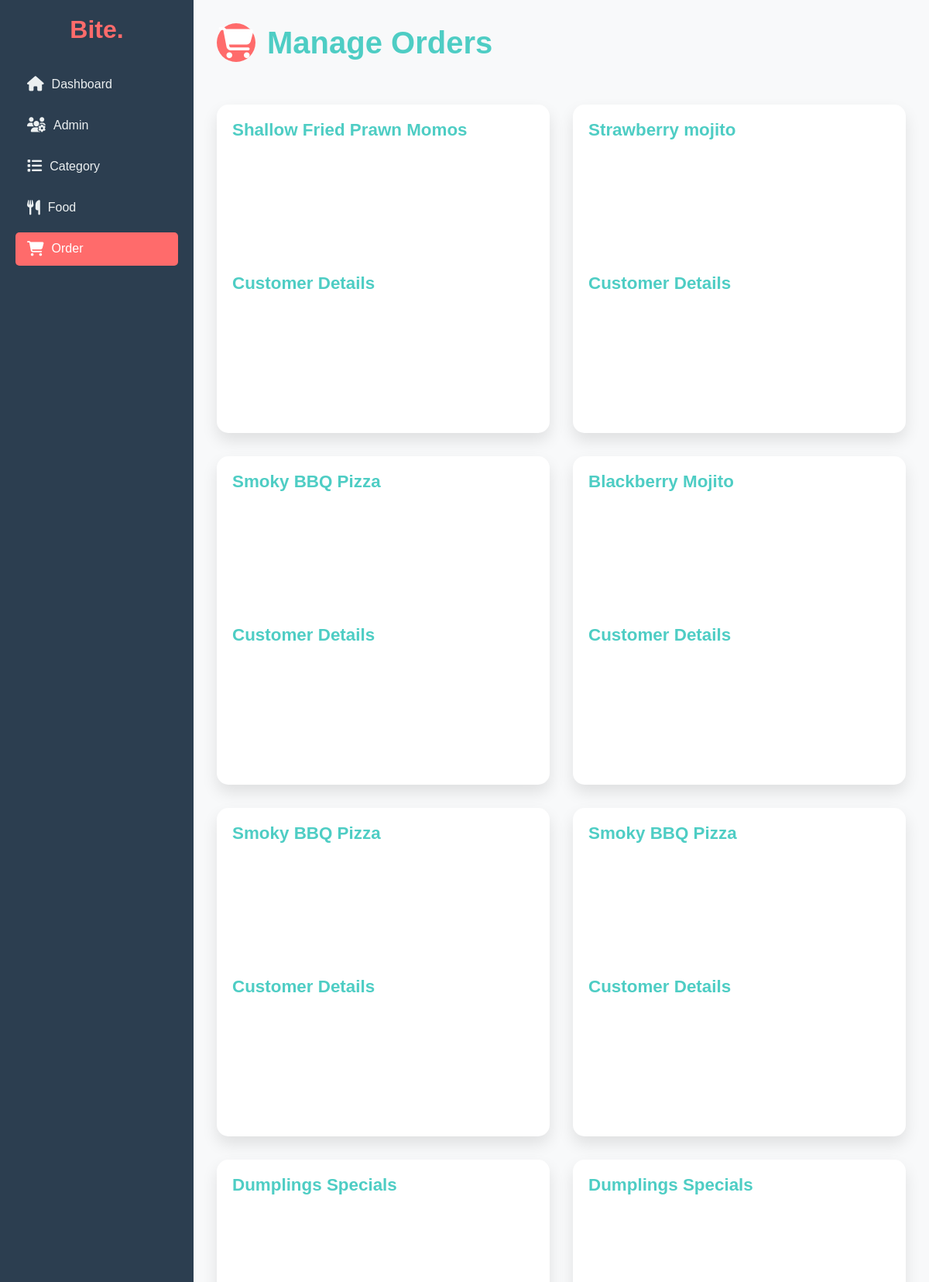
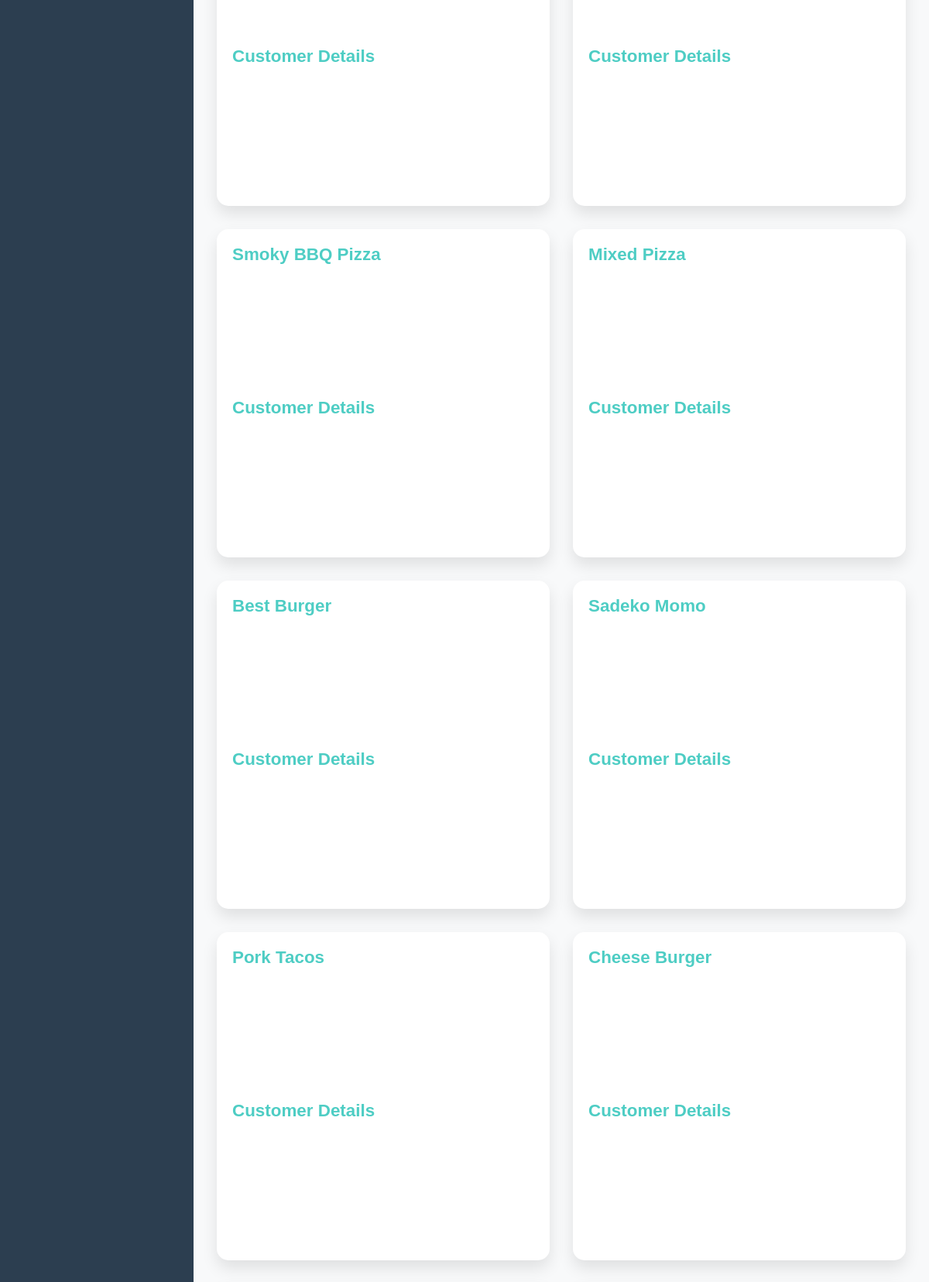
Page /admin/manage-order.php (signed in, upper part) on the committed database (2 pictures, top to bottom).
### tables this page shows
CREATE TABLE `tbl_order` (
  `id` int(10) UNSIGNED NOT NULL,
  `food` varchar(150) NOT NULL,
  `price` decimal(10,2) NOT NULL,
  `qty` int(11) NOT NULL,
  `total` decimal(10,2) NOT NULL,
  `order_date` datetime NOT NULL,
  `status` varchar(50) NOT NULL,
  `customer_name` varchar(150) NOT NULL,
  `customer_contact` varchar(20) NOT NULL,
  `customer_email` varchar(150) NOT NULL,
  `customer_address` varchar(255) NOT NULL
);

### admin/manage-order.php (the view, shortened to what this page needs)
<?php include('partials/menu.php'); ?>
<div class="dashboard-container">
    <div class="sidebar">
        <div class="logo">
        <h1>Bite.</h1>
        </div>
        <nav>
            <a href="index.php"><i class="fas fa-home"></i> <span>Dashboard</span></a>
            <a href="manage-admin.php"><i class="fas fa-users-cog"></i> <span>Admin</span></a>
            <a href="manage-category.php"><i class="fas fa-list"></i> <span>Category</span></a>
            <a href="manage-food.php"><i class="fas fa-utensils"></i> <span>Food</span></a>
            <a href="manage-order.php" class="active"><i class="fas fa-shopping-cart"></i> <span>Order</span></a>
        </nav>
    </div>
    <div class="main-content">
        <h1 class="dashboard-title">
            <span class="title-icon"><i class="fas fa-shopping-cart"></i></span>
            Manage Orders
        </h1>
        <div class="admin-actions">
        </div>
        <div class="order-grid">
            <?php
                $sql = "SELECT * FROM tbl_order ORDER BY id DESC";
                $res = mysqli_query($conn, $sql);
                $count = mysqli_num_rows($res);
                if($count > 0)
                {
                    while($row = mysqli_fetch_assoc($res))
                    {
                        $food = $row['food'];
                        ?>
                        <div class="order-card">
                            <div class="order-info">
                                <h3><?php echo $food; ?></h3>
                            </div>
                            <div class="customer-info">
                                <h4>Customer Details</h4>
                            </div>
                            <div class="order-actions">
                            </div>
                        </div>
                        <?php
                    }
                }
                else
                {
                    echo "<p class='no-orders'>No orders found.</p>";
                }
            ?>
        </div>
    </div>
</div>
<?php include('partials/footer.php'); ?>

### admin/css/styles.css (style rules this page uses)
:root { --primary-color: #ff6b6b; --secondary-color: #4ecdc4; --text-color: #333; --background-color: #f8f9fa; --sidebar-bg: #2c3e50; --sidebar-text: #ecf0f1; }
* { margin: 0; padding: 0; box-sizing: border-box; font-family: 'Arial', sans-serif; }
body { background-color: var(--background-color); color: var(--text-color); font-family: 'Arial', sans-serif; }
.dashboard-container { display: flex; height: 100vh; overflow: hidden; }
.sidebar { width: 250px; background-color: var(--sidebar-bg); color: var(--sidebar-text); padding: 20px; display: flex; flex-direction: column; transition: width 0.3s ease; position: fixed; top: 0; left: 0; bottom: 0; overflow-y: auto; }
.sidebar .logo { text-align: center; margin-bottom: 30px; }
.sidebar .logo h1 { font-size: 2rem; color: var(--primary-color); }
.sidebar nav { flex-grow: 1; }
.sidebar nav a { display: flex; align-items: center; padding: 12px 15px; color: var(--sidebar-text); text-decoration: none; transition: background-color 0.3s, color 0.3s; border-radius: 5px; margin-bottom: 10px; }
.sidebar nav a span { opacity: 1; transition: opacity 0.3s; }
.sidebar nav a:hover, .sidebar nav a.active { background-color: var(--primary-color); color: #fff; }
.sidebar nav a i { margin-right: 10px; font-size: 1.2em; }

### admin/css/admin.css (style rules this page uses)
.admin-actions { padding-top: 5px; padding-bottom: 20px; padding-left: 10px; padding-right: 10px; display: flex; gap: 10px; }

### rows in the picture
tbl_order: food "Shallow Fried Prawn Momos"
tbl_order: food "Strawberry mojito"
tbl_order: food "Smoky BBQ Pizza"
tbl_order: food "Blackberry Mojito"
tbl_order: food "Smoky BBQ Pizza"
tbl_order: food "Smoky BBQ Pizza"
tbl_order: food "Dumplings Specials"
tbl_order: food "Dumplings Specials"
tbl_order: food "Smoky BBQ Pizza"
tbl_order: food "Mixed Pizza"
tbl_order: food "Best Burger"
tbl_order: food "Sadeko Momo"
tbl_order: food "Pork Tacos"
tbl_order: food "Cheese Burger"
